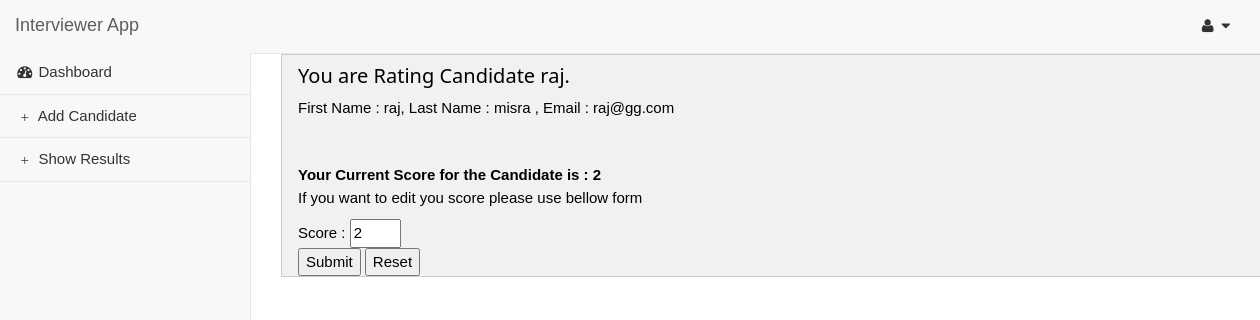
Screenshot of /scoring/rate_candidate/2/ (signed in) with the database file from the repository.
### interviewer_app/models.py (models this page shows)
class Candidate(models.Model):
    email = models.EmailField(max_length=75, unique=True)
    first_name = models.CharField(max_length=255, blank=False, null=False)
    last_name = models.CharField(max_length=255)
    total_score = models.IntegerField(default=0)
    created_at = models.DateTimeField(auto_now_add=True)
    updated_at = models.DateTimeField(auto_now=True)

class Score(models.Model):
    interviwer = models.ForeignKey(User, db_index=True)
    candidate = models.ForeignKey(Candidate, db_index=True)
    score = models.IntegerField(validators=[MinValueValidator(1), MaxValueValidator(5)])

### interviewer_app/views.py (the view, shortened to what this page needs)
# urls.py: url(r'^rate_candidate/(?P<candidate_id>(\d+))/$', rate_candidate, name='rate_candidate'),
@login_required(login_url="/login")
def rate_candidate(request, candidate_id=None, template="rate_candidate.html"):
    if not candidate_id:
        return HttpResponseBadRequest
    candidate_detail = get_object_or_404(Candidate, pk=candidate_id)
    score_details = Score.objects.filter(candidate=candidate_detail, interviwer=request.user).first()
    score_details = Score.objects.filter(candidate=candidate_detail, interviwer=request.user).first()
    return render(request, template, {"candidate": candidate_detail, "score_detail": score_details})

### interviewer_app/templates/rate_candidate.html (shortened to what this page needs)
{% extends "base.html" %}
{% block show_results_selected %} class="active" {% endblock %}
{% block content %}
		<div class="w3-container w3-light-grey w3-border">
        <H4>You are Rating Candidate {{ candidate.first_name}}.</H4>
        First Name : {{ candidate.first_name}}, Last Name : {{ candidate.last_name}} , Email : {{ candidate.email}} <br/>
        <br/><br/>
        {% if score_detail %}
            <strong>Your Current Score for the Candidate is : {{ score_detail.score }}</strong>
            <p> If you want to edit you score please use bellow form</p>
        {% endif %}
        <form action="/scoring/rate_candidate/{{candidate.id}}/" method="post" role="form form-inline">
          Score : <input type="number" name="score" required min="1" value="{{score_detail.score}}" max="5"></br>
          <input type="submit" value="Submit" />
            <input type="reset" value="Reset" />
        </form>
        </div>
{% endblock %}

### interviewer_app/static/css/sb-admin-2.css (style rules this page uses)
body { background-color: #f8f8f8; }

### rows the page displays
Candidate: first_name "raj", last_name "misra", email "raj@gg.com"
Score: score "2"
